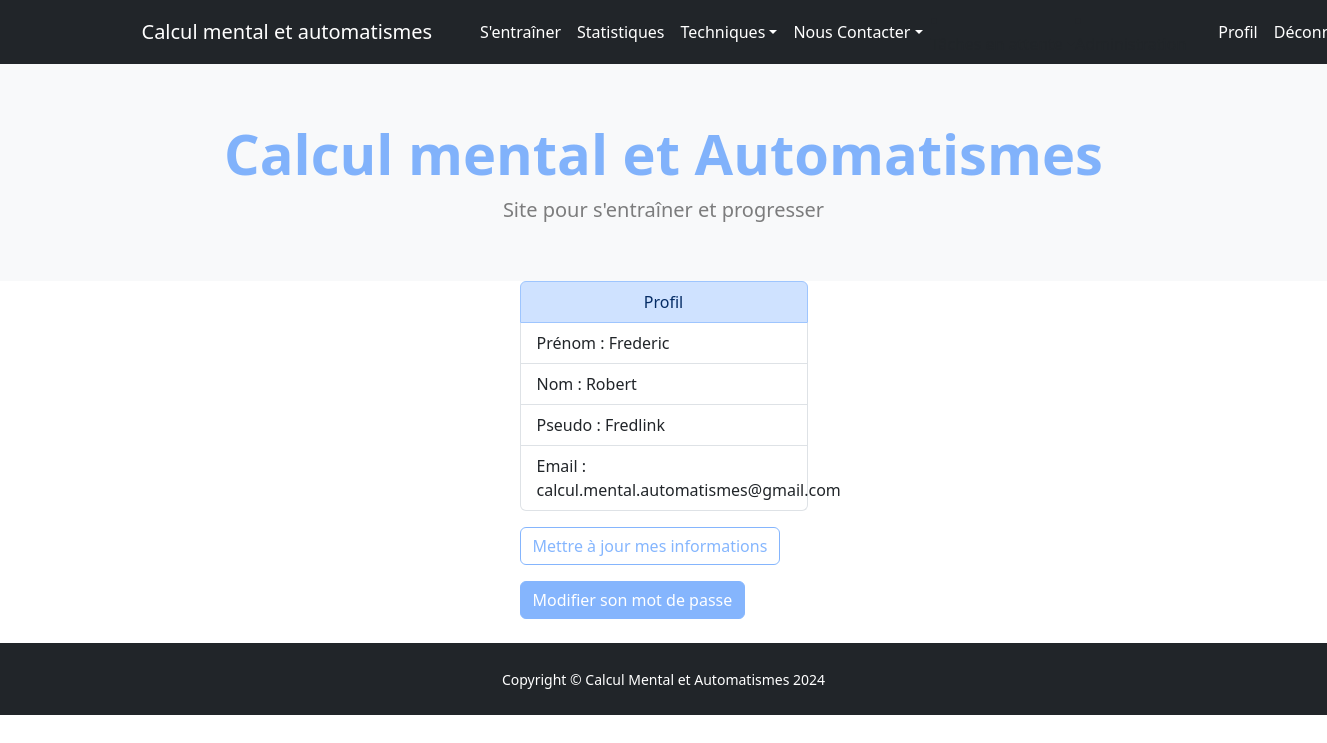
The app's page /account/profile_eleve/ (signed in) with its own data.
### accounts/models.py (models this page shows)
class ExChanger(AbstractUser):
    email = models.EmailField(unique=True)
    type = models.CharField(max_length=10, verbose_name="Sexe", choices=TYPE_USER)
    score_multiplication = models.IntegerField(default=0)
    score_addition = models.IntegerField(default=0)
    score_soustraction = models.IntegerField(default=0)
    score_division = models.IntegerField(default=0)
    duree_connexion = models.IntegerField(default=0)
    a = models.IntegerField(default=0)
    b = models.IntegerField(default=0)
    answer = models.IntegerField(default=0)
    reponseEleve = models.FloatField(default=0)
    url = models.CharField(max_length=100, default=0)
    nombreQuestions = models.IntegerField(default=0)
    reponsesJustes = models.IntegerField(default=0)
    reponsesFausses = models.IntegerField(default=0)
    reponsesJustesPourcentage = models.FloatField(default=0)
    reponsesFaussesPourcentage = models.FloatField(default=0)
    tempsMoyenCentieme = models.FloatField(default=0)
    horaire1 = models.FloatField(default=0)
    Duree = models.FloatField(default=0)
    REQUIRED_FIELDS = ["username", "first_name", "last_name"]
    USERNAME_FIELD = "email"
    objects = ExChangerManager()

### accounts/views/user.py (the view)
# urls.py: path('profile_eleve/', profile_eleve, name="profile_eleve"),
@login_required
def profile_eleve(request):
    user = request.user
    return render(request, "accounts/profile_eleve.html", context={"user": user})

### accounts/templates/accounts/profile_eleve.html (shortened to what this page needs)
{% extends 'base.html' %}
{% load static %}
<!--{% load crispy_forms_tags %}
{% block body %}
<div class="row">
    <div class="col-12">
            <div class="col-6 mx-auto mb-2" style="width: 18rem;">
                   <ul class="list-group">
                       <li class="list-group-item list-group-item-primary text-center">Profil</li>
                       <li class="list-group-item">Prénom : {{ user.first_name }}</li>
                       <li class="list-group-item">Nom : {{ user.last_name }}</li>
                       <li class="list-group-item">Pseudo : {{ user.username }}</li>
                       <li class="list-group-item">Email : {{ user.email }}</li>
                   </ul>
                 <div class="boutons col-12 text-align">
                    <a href="{% url 'accounts:profile-update' pk=user.pk %}" class="btn btn-outline-primary opacity-50 my-3 center-block">Mettre à jour mes informations</a>
                    <a href="{% url 'accounts:change-password' %}" class="btn btn-primary opacity-50 center-block mb-3">Modifier son mot de passe</a>
                </div>
            </div>
    </div>
</div>
{% endblock %}

### records on screen
ExChanger: first_name "Frederic", last_name "Robert", username "Fredlink", email "calcul.mental.automatismes@gmail.com"
